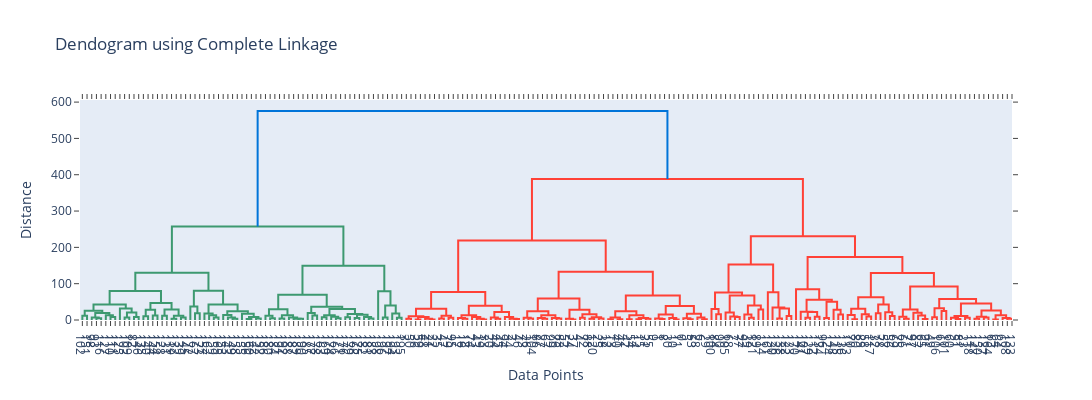

Notebook source saved alongside this figure:
### Code cell
clus_model = HeirarchialClustering(linkage_type='complete')
linkage_matrix = clus_model.get_linkage_matrix(X_data)
clus_model.plot_dendrogram(title = 'Dendogram using Complete Linkage')
